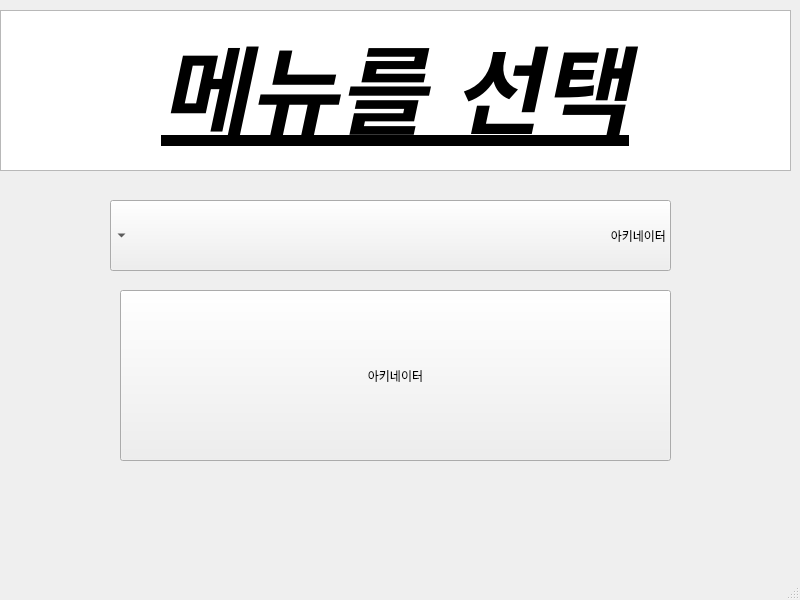
<?xml version="1.0" encoding="UTF-8"?>
<ui version="4.0">
 <class>MainWindow</class>
 <widget class="QMainWindow" name="MainWindow">
  <property name="enabled">
   <bool>true</bool>
  </property>
  <property name="geometry">
   <rect>
    <x>0</x>
    <y>0</y>
    <width>800</width>
    <height>600</height>
   </rect>
  </property>
  <property name="cursor">
   <cursorShape>ForbiddenCursor</cursorShape>
  </property>
  <property name="focusPolicy">
   <enum>Qt::ClickFocus</enum>
  </property>
  <property name="windowTitle">
   <string>MainWindow</string>
  </property>
  <widget class="QWidget" name="centralwidget">
   <widget class="QTextBrowser" name="textBrowser">
    <property name="geometry">
     <rect>
      <x>0</x>
      <y>10</y>
      <width>791</width>
      <height>161</height>
     </rect>
    </property>
    <property name="verticalScrollBarPolicy">
     <enum>Qt::ScrollBarAlwaysOff</enum>
    </property>
    <property name="html">
     <string>&lt;!DOCTYPE HTML PUBLIC &quot;-//W3C//DTD HTML 4.0//EN&quot; &quot;http://www.w3.org/TR/REC-html40/strict.dtd&quot;&gt;
&lt;html&gt;&lt;head&gt;&lt;meta name=&quot;qrichtext&quot; content=&quot;1&quot; /&gt;&lt;style type=&quot;text/css&quot;&gt;
p, li { white-space: pre-wrap; }
&lt;/style&gt;&lt;/head&gt;&lt;body style=&quot; font-family:'Gulim'; font-size:9pt; font-weight:400; font-style:normal;&quot;&gt;
&lt;p align=&quot;center&quot; style=&quot; margin-top:0px; margin-bottom:0px; margin-left:0px; margin-right:0px; -qt-block-indent:0; text-indent:0px;&quot;&gt;&lt;span style=&quot; font-family:'Gulim'; font-size:72pt; font-weight:600; font-style:italic; text-decoration: underline;&quot;&gt;메뉴를 선택&lt;/span&gt;&lt;/p&gt;
&lt;p align=&quot;center&quot; style=&quot;-qt-paragraph-type:empty; margin-top:0px; margin-bottom:0px; margin-left:0px; margin-right:0px; -qt-block-indent:0; text-indent:0px; font-family:'Gulim'; font-size:72pt; font-weight:600; font-style:italic; text-decoration: underline;&quot;&gt;&lt;br /&gt;&lt;/p&gt;&lt;/body&gt;&lt;/html&gt;</string>
    </property>
   </widget>
   <widget class="QPushButton" name="todiff">
    <property name="geometry">
     <rect>
      <x>120</x>
      <y>290</y>
      <width>551</width>
      <height>171</height>
     </rect>
    </property>
    <property name="cursor">
     <cursorShape>OpenHandCursor</cursorShape>
    </property>
    <property name="focusPolicy">
     <enum>Qt::NoFocus</enum>
    </property>
    <property name="styleSheet">
     <string notr="true">font: 22pt &quot;AmeriGarmnd BT&quot;;</string>
    </property>
    <property name="text">
     <string>아키네이터</string>
    </property>
   </widget>
   <widget class="QComboBox" name="menu_box">
    <property name="geometry">
     <rect>
      <x>110</x>
      <y>200</y>
      <width>561</width>
      <height>71</height>
     </rect>
    </property>
    <property name="layoutDirection">
     <enum>Qt::RightToLeft</enum>
    </property>
    <property name="styleSheet">
     <string notr="true">font: 26pt &quot;Agency FB&quot;;</string>
    </property>
    <item>
     <property name="text">
      <string>아키네이터</string>
     </property>
    </item>
    <item>
     <property name="text">
      <string>아키네이터</string>
     </property>
    </item>
   </widget>
  </widget>
  <widget class="QMenuBar" name="menubar">
   <property name="geometry">
    <rect>
     <x>0</x>
     <y>0</y>
     <width>800</width>
     <height>26</height>
    </rect>
   </property>
  </widget>
  <widget class="QStatusBar" name="statusbar"/>
 </widget>
 <resources/>
 <connections/>
</ui>
